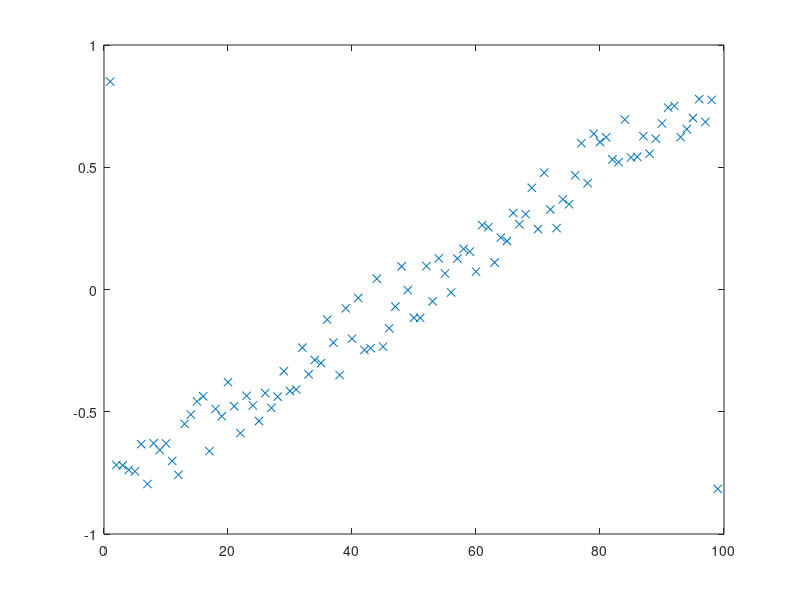

Here is the MATLAB script that generated this plot: (Note: this script raises an error after producing the figure.)
% script <a href="matlab:RC_CocktailSortTest">RC_CocktailSortTest</a>
% Test <a href="matlab:help RC_CocktailSort">RC_CocktailSort</a> on slightly out-of-order data.
% See <a href="matlab:RCweb">Numerical Renaissance: simulation, optimization, & control</a>, Section 7.1.3.
% Part of <a href="matlab:help RCC">Numerical Renaissance Codebase 1.0</a>, <a href="matlab:help RCchap07">Chapter 7</a>; please read the <a href="matlab:help RCcopyleft">copyleft</a>.

n=99; n1=(n+1)/2; D=0.85*([1:n]'-n1)/n1+0.15*(2*rand(n,1)-1); D([1 n])=D([n 1]);
close all, plot(D(:,1),'x'), pause(0.5), [D,index]=RC_CocktailSort(D,1,n); plot(D(:,1),'x')

% end script RC_CocktailSortTest
